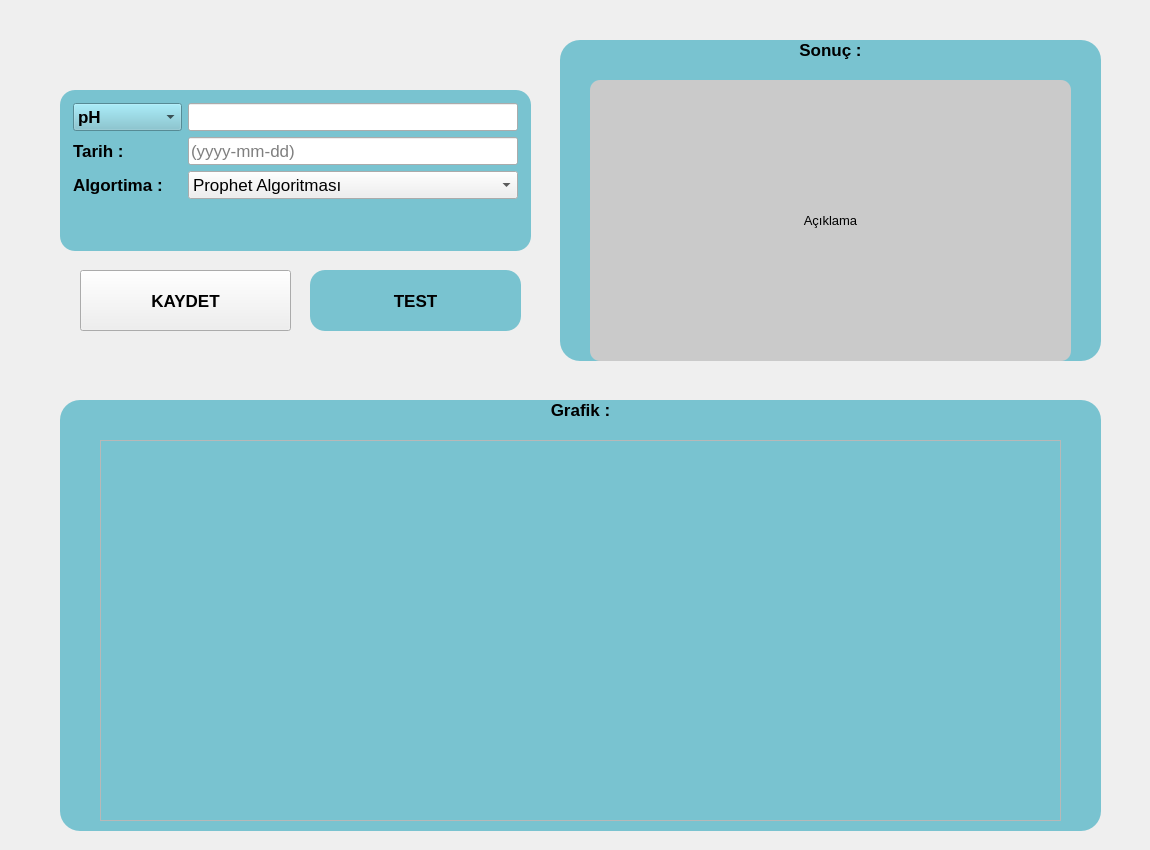
<?xml version="1.0" encoding="UTF-8"?>
<ui version="4.0">
 <class>MainWindow</class>
 <widget class="QMainWindow" name="MainWindow">
  <property name="geometry">
   <rect>
    <x>0</x>
    <y>0</y>
    <width>1150</width>
    <height>850</height>
   </rect>
  </property>
  <property name="minimumSize">
   <size>
    <width>1150</width>
    <height>850</height>
   </size>
  </property>
  <property name="maximumSize">
   <size>
    <width>1150</width>
    <height>850</height>
   </size>
  </property>
  <property name="windowTitle">
   <string>MainWindow</string>
  </property>
  <widget class="QWidget" name="centralwidget">
   <widget class="QFrame" name="formFrame">
    <property name="geometry">
     <rect>
      <x>60</x>
      <y>90</y>
      <width>471</width>
      <height>161</height>
     </rect>
    </property>
    <property name="styleSheet">
     <string notr="true">#formFrame{
background-color: rgb(121, 195, 208);
border-radius : 15px;
}</string>
    </property>
    <layout class="QFormLayout" name="formLayout">
     <property name="leftMargin">
      <number>13</number>
     </property>
     <property name="topMargin">
      <number>13</number>
     </property>
     <property name="rightMargin">
      <number>13</number>
     </property>
     <property name="bottomMargin">
      <number>13</number>
     </property>
     <item row="0" column="1">
      <widget class="QLineEdit" name="lineEdit_Value">
       <property name="font">
        <font>
         <pointsize>13</pointsize>
        </font>
       </property>
       <property name="styleSheet">
        <string notr="true"/>
       </property>
      </widget>
     </item>
     <item row="1" column="0">
      <widget class="QLabel" name="label">
       <property name="font">
        <font>
         <pointsize>13</pointsize>
         <weight>75</weight>
         <bold>true</bold>
        </font>
       </property>
       <property name="text">
        <string>Tarih :</string>
       </property>
      </widget>
     </item>
     <item row="1" column="1">
      <widget class="QLineEdit" name="lineEdit_Date">
       <property name="font">
        <font>
         <pointsize>13</pointsize>
        </font>
       </property>
       <property name="styleSheet">
        <string notr="true"/>
       </property>
       <property name="placeholderText">
        <string>(yyyy-mm-dd)</string>
       </property>
      </widget>
     </item>
     <item row="2" column="0">
      <widget class="QLabel" name="label_2">
       <property name="font">
        <font>
         <pointsize>13</pointsize>
         <weight>75</weight>
         <bold>true</bold>
        </font>
       </property>
       <property name="text">
        <string>Algortima :</string>
       </property>
      </widget>
     </item>
     <item row="2" column="1">
      <widget class="QComboBox" name="comboBox_Algo">
       <property name="font">
        <font>
         <pointsize>13</pointsize>
        </font>
       </property>
       <property name="styleSheet">
        <string notr="true"/>
       </property>
       <item>
        <property name="text">
         <string>Prophet Algoritması</string>
        </property>
       </item>
       <item>
        <property name="text">
         <string>Gaussian Distribution</string>
        </property>
       </item>
       <item>
        <property name="text">
         <string>OpenSVM Methodu</string>
        </property>
       </item>
       <item>
        <property name="text">
         <string>Twitter Algoritması</string>
        </property>
       </item>
      </widget>
     </item>
     <item row="0" column="0">
      <widget class="QComboBox" name="comboBox_test">
       <property name="font">
        <font>
         <pointsize>13</pointsize>
         <weight>75</weight>
         <bold>true</bold>
        </font>
       </property>
       <property name="styleSheet">
        <string notr="true">background-color: rgb(121, 194, 208);</string>
       </property>
       <item>
        <property name="text">
         <string>pH</string>
        </property>
       </item>
       <item>
        <property name="text">
         <string>Oksijen</string>
        </property>
       </item>
       <item>
        <property name="text">
         <string>Clor</string>
        </property>
       </item>
       <item>
        <property name="text">
         <string>Bulanıklık</string>
        </property>
       </item>
      </widget>
     </item>
    </layout>
   </widget>
   <widget class="QPushButton" name="pushButton_test">
    <property name="geometry">
     <rect>
      <x>310</x>
      <y>270</y>
      <width>211</width>
      <height>61</height>
     </rect>
    </property>
    <property name="font">
     <font>
      <pointsize>13</pointsize>
      <weight>75</weight>
      <bold>true</bold>
     </font>
    </property>
    <property name="styleSheet">
     <string notr="true">#pushButton_test{
background-color: rgb(121, 195, 208);
border-radius : 15px;
}
#pushButton_test:hover{
background-color: rgb(121, 195, 255);
}</string>
    </property>
    <property name="text">
     <string>TEST</string>
    </property>
   </widget>
   <widget class="QLabel" name="label_3">
    <property name="geometry">
     <rect>
      <x>560</x>
      <y>40</y>
      <width>541</width>
      <height>321</height>
     </rect>
    </property>
    <property name="font">
     <font>
      <pointsize>13</pointsize>
      <weight>75</weight>
      <bold>true</bold>
     </font>
    </property>
    <property name="styleSheet">
     <string notr="true">#label_3{
background-color: rgb(121, 195, 208);
border-radius : 20px;
}</string>
    </property>
    <property name="text">
     <string>Sonuç :</string>
    </property>
    <property name="alignment">
     <set>Qt::AlignHCenter|Qt::AlignTop</set>
    </property>
   </widget>
   <widget class="QLabel" name="label_Result">
    <property name="geometry">
     <rect>
      <x>590</x>
      <y>80</y>
      <width>481</width>
      <height>281</height>
     </rect>
    </property>
    <property name="font">
     <font>
      <pointsize>10</pointsize>
     </font>
    </property>
    <property name="styleSheet">
     <string notr="true">#label_Result{
background-color: rgb(202, 202, 202);
border-radius : 10px;
}</string>
    </property>
    <property name="text">
     <string>Açıklama</string>
    </property>
    <property name="alignment">
     <set>Qt::AlignCenter</set>
    </property>
   </widget>
   <widget class="QLabel" name="label_4">
    <property name="geometry">
     <rect>
      <x>60</x>
      <y>400</y>
      <width>1041</width>
      <height>431</height>
     </rect>
    </property>
    <property name="font">
     <font>
      <pointsize>13</pointsize>
      <weight>75</weight>
      <bold>true</bold>
     </font>
    </property>
    <property name="styleSheet">
     <string notr="true">#label_4{
background-color: rgb(121, 195, 208);
border-radius : 20px;
}</string>
    </property>
    <property name="text">
     <string>Grafik :</string>
    </property>
    <property name="alignment">
     <set>Qt::AlignHCenter|Qt::AlignTop</set>
    </property>
   </widget>
   <widget class="QFrame" name="frame">
    <property name="geometry">
     <rect>
      <x>100</x>
      <y>440</y>
      <width>961</width>
      <height>381</height>
     </rect>
    </property>
    <property name="frameShape">
     <enum>QFrame::StyledPanel</enum>
    </property>
    <property name="frameShadow">
     <enum>QFrame::Raised</enum>
    </property>
   </widget>
   <widget class="QPushButton" name="pushButton_save_data">
    <property name="geometry">
     <rect>
      <x>80</x>
      <y>270</y>
      <width>211</width>
      <height>61</height>
     </rect>
    </property>
    <property name="font">
     <font>
      <pointsize>13</pointsize>
      <weight>75</weight>
      <bold>true</bold>
     </font>
    </property>
    <property name="styleSheet">
     <string notr="true">#pushButton_save_data{
background-color: rgb(121, 195, 208);
border-radius : 15px;
}
#pushButton_save_data:hover{
background-color: rgb(121, 195, 255);
}</string>
    </property>
    <property name="text">
     <string>KAYDET</string>
    </property>
   </widget>
  </widget>
 </widget>
 <resources/>
 <connections/>
</ui>
